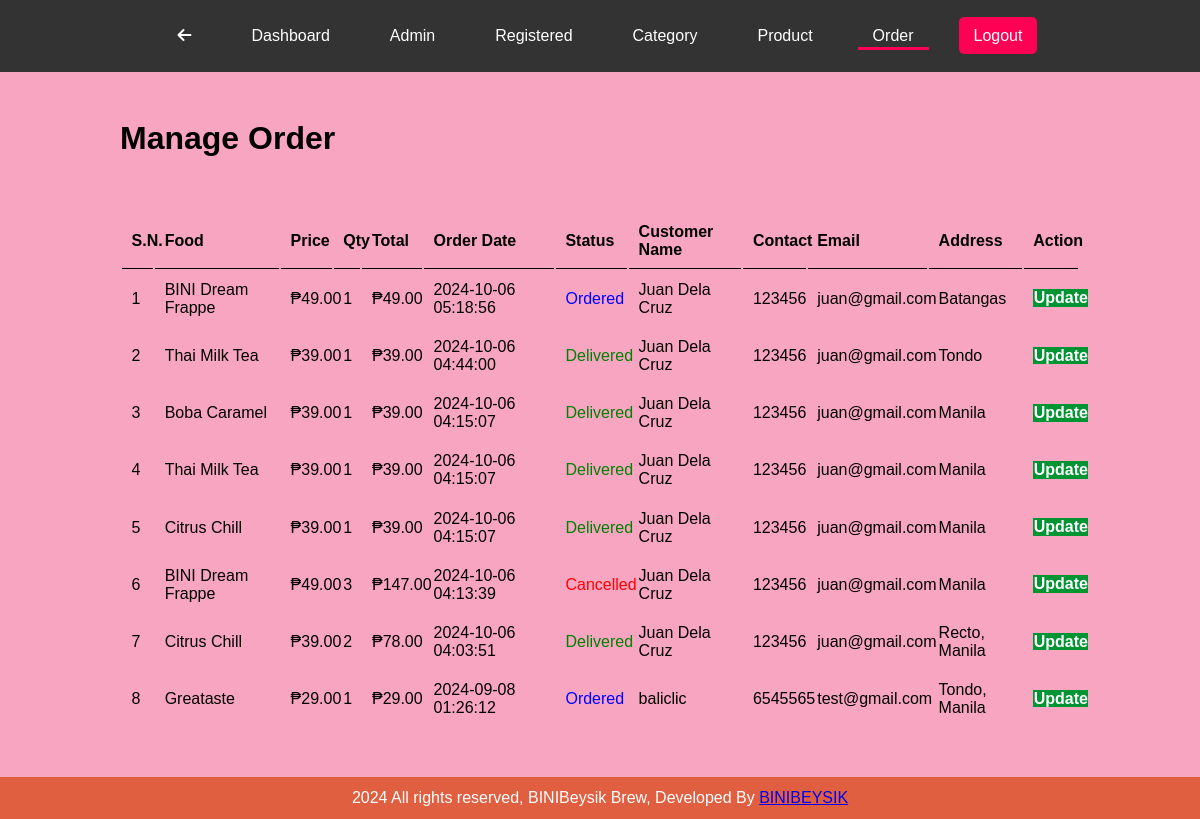
Page /admin/manage-order.php (signed in) on the committed database.
### tables this page shows
CREATE TABLE `tbl_order` (
  `id` int(10) UNSIGNED NOT NULL,
  `food` varchar(200) NOT NULL,
  `price` decimal(10,2) NOT NULL,
  `qty` int(11) NOT NULL,
  `total` decimal(10,2) NOT NULL,
  `order_date` datetime NOT NULL,
  `status` varchar(50) NOT NULL,
  `customer_name` varchar(100) NOT NULL,
  `customer_contact` varchar(20) NOT NULL,
  `customer_email` varchar(50) NOT NULL,
  `customer_address` varchar(100) NOT NULL
);

### admin/manage-order.php (the view, shortened to what this page needs)
<?php
    include('partials/menu.php')
?>
    <div class="main-content">
         <div class="wrapper">
             <h1>Manage Order</h1>
                <br><br><br>
<table class="tbl-full">
   <tr>
       <th>S.N.</th>
       <th>Food</th>
       <th>Price</th>
       <th>Qty</th>
       <th>Total</th>
       <th>Order Date</th>
       <th>Status</th>
       <th>Customer Name</th>
       <th>Contact</th>
       <th>Email</th>
       <th>Address</th>
       <th>Action</th>
   </tr>
    <?php
        $sql = "SELECT * FROM tbl_order ORDER BY id DESC";
        $res=mysqli_query($conn, $sql);
        $count = mysqli_num_rows($res);
        $sn = 1;
        if($count>0)
        {
            while($row=mysqli_fetch_assoc($res))
            {
                $id=$row['id'];
                $food=$row['food'];
                $price=$row['price'];
                $qty=$row['qty'];
                $total=$row['total'];
                $order_date=$row['order_date'];
                $status=$row['status'];
                $customer_name=$row['customer_name'];
                $customer_contact=$row['customer_contact'];
                $customer_email=$row['customer_email'];
                $customer_address=$row['customer_address'];
                ?>
                    <tr>
                        <td><?php echo $sn++; ?></td>
                        <td><?php echo $food; ?></td>
                        <td>₱<?php echo $price; ?></td>
                        <td><?php echo $qty; ?></td>
                        <td>₱<?php echo $total; ?></td>
                        <td><?php echo $order_date; ?></td>
                        <td>
                            <?php
                                if($status=="Ordered")
                                {
                                    echo "<label style='color: blue;'>$status</label>";
                                }
                                elseif($status=="On Delivery")
                                {
                                    echo "<label style='color: yellow;'>$status</label>";
                                }
                                else if($status=="Delivered")
                                {
                                    echo "<label style='color: green;'>$status</label>";
                                }
                                else if($status=="Cancelled")
                                {
                                    echo "<label style='color: red;'>$status</label>";
                                }
                             ?>
                        </td>
                        <td><?php echo $customer_name; ?></td>
                        <td><?php echo $customer_contact; ?></td>
                        <td><?php echo $customer_email; ?></td>
                        <td><?php echo $customer_address; ?></td>
                        <td>
                            <a href="<?php echo SITEURL; ?>admin/update-order.php?id=<?php echo $id ?>" class="btn-secondary">Update</a>
                        </td>
                    </tr>
                <?php
            }
        }else
        {
            echo "<tr><td colspan='12' class='error'>There are no orders yet</td></tr>";
        }
    ?>
</table>
        </div>
    </div>
    <?php
    include('partials/footer.php')
   ?>

### css/admin1.css (style rules this page uses)
* { margin: 0 0; padding: 0 0; font-family: Arial, Helvetica, sans-serif; }
.wrapper { padding: 1%; width: 80%; margin: 0 auto; }
.tbl-full { width: 100%; }
table tr th { border-bottom: 1px solid black; padding: 1%; text-align: left; }
table tr td { padding: 1%; }
.btn-secondary { background-color: #009432; padding: 1%; color: white; text-decoration: none; font-weight: bold; }
.main-content { background-color: #f8a5c2; padding: 3% 0 ; }

### rows in the picture
tbl_order: food "BINI Dream Frappe", price "49.00", qty "1", total "49.00", order_date "2024-10-06 05:18:56", status "Ordered", customer_name "Juan Dela Cruz", customer_contact "123456", customer_email "juan@gmail.com", customer_address "Batangas"
tbl_order: food "Thai Milk Tea", price "39.00", qty "1", total "39.00", order_date "2024-10-06 04:44:00", status "Delivered", customer_name "Juan Dela Cruz", customer_contact "123456", customer_email "juan@gmail.com", customer_address "Tondo"
tbl_order: food "Boba Caramel", price "39.00", qty "1", total "39.00", order_date "2024-10-06 04:15:07", status "Delivered", customer_name "Juan Dela Cruz", customer_contact "123456", customer_email "juan@gmail.com", customer_address "Manila"
tbl_order: food "Thai Milk Tea", price "39.00", qty "1", total "39.00", order_date "2024-10-06 04:15:07", status "Delivered", customer_name "Juan Dela Cruz", customer_contact "123456", customer_email "juan@gmail.com", customer_address "Manila"
tbl_order: food "Citrus Chill", price "39.00", qty "1", total "39.00", order_date "2024-10-06 04:15:07", status "Delivered", customer_name "Juan Dela Cruz", customer_contact "123456", customer_email "juan@gmail.com", customer_address "Manila"
tbl_order: food "BINI Dream Frappe", price "49.00", qty "3", total "147.00", order_date "2024-10-06 04:13:39", status "Cancelled", customer_name "Juan Dela Cruz", customer_contact "123456", customer_email "juan@gmail.com", customer_address "Manila"
tbl_order: food "Citrus Chill", price "39.00", qty "2", total "78.00", order_date "2024-10-06 04:03:51", status "Delivered", customer_name "Juan Dela Cruz", customer_contact "123456", customer_email "juan@gmail.com", customer_address "Recto, Manila"
tbl_order: food "Greataste", price "29.00", qty "1", total "29.00", order_date "2024-09-08 01:26:12", status "Ordered", customer_name "baliclic", customer_contact "6545565", customer_email "test@gmail.com", customer_address "Tondo, Manila"
